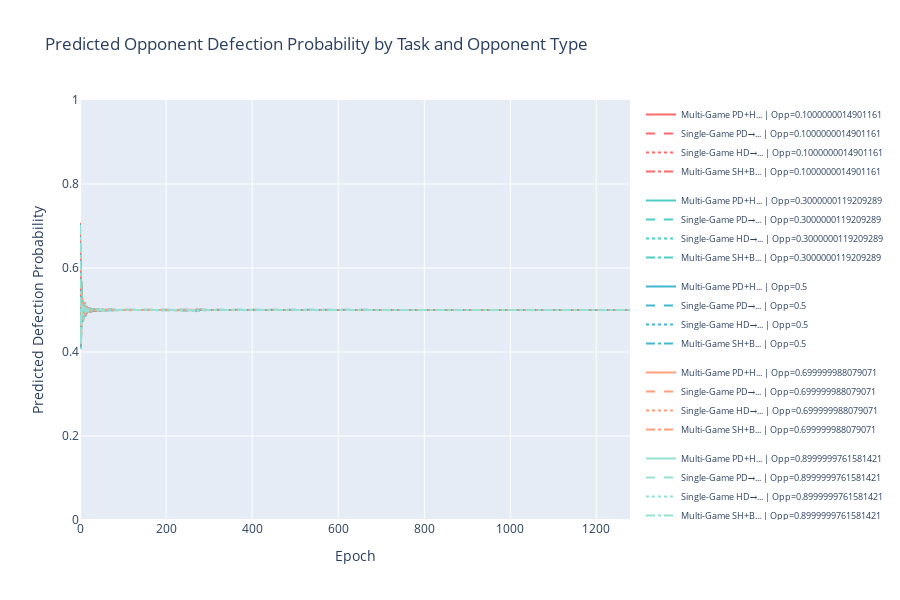

Write notebook code for a chart like this one.
### Markdown cell above
### 3.2 Detailed Opponent Policy Probability Analysis

Break down the predicted cooperation probabilities by task and opponent type to understand prediction patterns.

### Code cell
if 'opponent_policy_prob_defect' in all_training.columns:
    # Find opponent type column
    opp_type_col = None
    for col in all_training.columns:
        if 'opponent' in col.lower() and ('defection' in col.lower() or 'prob' in col.lower()):
            if col not in ['predicted_cooperate_prob', 'predicted_defect_prob', 'opponent_action', 
                          'opponent_policy_logit_defect', 'opponent_policy_logit_cooperate',
                          'opponent_policy_prob_cooperate', 'opponent_policy_prob_defect']:
                opp_type_col = col
                break
    
    if opp_type_col:
        print(f"Using opponent type column: {opp_type_col}")
        print("\n" + "=" * 80)
        print("PREDICTED DEFECTION PROBABILITY BY OPPONENT TYPE")
        print("=" * 80)
        
        # Create figure
        fig = go.Figure()
        
        # Color palette for opponent types
        opponent_types = sorted(all_training[opp_type_col].unique())
        colors = ['#FF6B6B', '#4ECDC4', '#45B7D1', '#FFA07A', '#95E1D3']
        
        # Line styles for tasks
        line_styles = {
            'task0': 'solid',
            'task1': 'dash', 
            'task2': 'dot',
            'task3': 'dashdot'
        }
        
        # Plot for each combination of task and opponent type
        for task_idx, (task_id, config) in enumerate(TASK_CONFIGS.items()):
            task_data = all_training[all_training['task_id'] == task_id].copy()
            
            if len(task_data) > 0 and 'epoch' in task_data.columns:
                for opp_idx, opp_type in enumerate(opponent_types):
                    opp_data = task_data[task_data[opp_type_col] == opp_type]
                    
                    if len(opp_data) > 0:
                        # Group by epoch
                        epoch_stats = opp_data.groupby('epoch')['opponent_policy_prob_defect'].mean().reset_index()
                        
                        # Create trace name
                        trace_name = f"{config['name'][:15]}... | Opp={opp_type}"
                        
                        fig.add_trace(
                            go.Scatter(
                                x=epoch_stats['epoch'],
                                y=epoch_stats['opponent_policy_prob_defect'],
                                mode='lines',
                                name=trace_name,
                                line=dict(
                                    color=colors[opp_idx % len(colors)],
                                    width=2,
                                    dash=line_styles[task_id]
                                ),
                                legendgroup=f'opp_{opp_type}',
                                showlegend=True
                            )
                        )
        
        fig.update_layout(
            title="Predicted Opponent Defection Probability by Task and Opponent Type",
            xaxis_title="Epoch",
            yaxis_title="Predicted Defection Probability",
            height=600,
            hovermode='x unified',
            legend=dict(
                orientation="v",
                yanchor="top",
                y=1,
                xanchor="left",
                x=1.02,
                font=dict(size=9)
            )
        )
        
        fig.update_yaxes(range=[0, 1])
        
        fig.show()
        
        # Print summary statistics
        print("\nPredicted defection probability by opponent type (averaged over all epochs):")
        for task_id, config in TASK_CONFIGS.items():
            task_data = all_training[all_training['task_id'] == task_id]
            if len(task_data) > 0:
                print(f"\n{config['name']}:")
                for opp_type in opponent_types:
                    opp_data = task_data[task_data[opp_type_col] == opp_type]
                    if len(opp_data) > 0:
                        mean_pred = opp_data['opponent_policy_prob_defect'].mean()
                        print(f"  Opponent {opp_type}: {mean_pred:.4f}")
    else:
        print("⚠️  No opponent type column found")
        print("Available opponent columns:", [col for col in all_training.columns if 'opponent' in col.lower()])
else:
    print("⚠️  'opponent_policy_prob_defect' column not found - cannot plot")

### Figure 1 — Plotly figure (JSON) as saved in the notebook; plotly's stock layout.template omitted (floating-point values rounded to 4 significant figures; data arrays with more than 128 entries replaced by an {"elided": "..."} marker saying what was removed)
{"data": [{"legendgroup": "opp_0.1000000014901161", "line": {"color": "#FF6B6B", "dash": "solid", "width": 2}, "mode": "lines", "name": "Multi-Game PD+H... | Opp=0.1000000014901161", "showlegend": true, "type": "scatter", "x": {"elided": "1101 int values"}, "y": {"elided": "1101 float values"}}, {"legendgroup": "opp_0.3000000119209289", "line": {"color": "#4ECDC4", "dash": "solid", "width": 2}, "mode": "lines", "name": "Multi-Game PD+H... | Opp=0.3000000119209289", "showlegend": true, "type": "scatter", "x": {"elided": "1101 int values"}, "y": {"elided": "1101 float values"}}, {"legendgroup": "opp_0.5", "line": {"color": "#45B7D1", "dash": "solid", "width": 2}, "mode": "lines", "name": "Multi-Game PD+H... | Opp=0.5", "showlegend": true, "type": "scatter", "x": {"elided": "1101 int values"}, "y": {"elided": "1101 float values"}}, {"legendgroup": "opp_0.699999988079071", "line": {"color": "#FFA07A", "dash": "solid", "width": 2}, "mode": "lines", "name": "Multi-Game PD+H... | Opp=0.699999988079071", "showlegend": true, "type": "scatter", "x": {"elided": "1101 int values"}, "y": {"elided": "1101 float values"}}, {"legendgroup": "opp_0.8999999761581421", "line": {"color": "#95E1D3", "dash": "solid", "width": 2}, "mode": "lines", "name": "Multi-Game PD+H... | Opp=0.8999999761581421", "showlegend": true, "type": "scatter", "x": {"elided": "1101 int values"}, "y": {"elided": "1101 float values"}}, {"legendgroup": "opp_0.1000000014901161", "line": {"color": "#FF6B6B", "dash": "dash", "width": 2}, "mode": "lines", "name": "Single-Game PD→... | Opp=0.1000000014901161", "showlegend": true, "type": "scatter", "x": {"elided": "1147 int values"}, "y": {"elided": "1147 float values"}}, {"legendgroup": "opp_0.3000000119209289", "line": {"color": "#4ECDC4", "dash": "dash", "width": 2}, "mode": "lines", "name": "Single-Game PD→... | Opp=0.3000000119209289", "showlegend": true, "type": "scatter", "x": {"elided": "1147 int values"}, "y": {"elided": "1147 float values"}}, {"legendgroup": "opp_0.5", "line": {"color": "#45B7D1", "dash": "dash", "width": 2}, "mode": "lines", "name": "Single-Game PD→... | Opp=0.5", "showlegend": true, "type": "scatter", "x": {"elided": "1147 int values"}, "y": {"elided": "1147 float values"}}, {"legendgroup": "opp_0.699999988079071", "line": {"color": "#FFA07A", "dash": "dash", "width": 2}, "mode": "lines", "name": "Single-Game PD→... | Opp=0.699999988079071", "showlegend": true, "type": "scatter", "x": {"elided": "1147 int values"}, "y": {"elided": "1147 float values"}}, {"legendgroup": "opp_0.8999999761581421", "line": {"color": "#95E1D3", "dash": "dash", "width": 2}, "mode": "lines", "name": "Single-Game PD→... | Opp=0.8999999761581421", "showlegend": true, "type": "scatter", "x": {"elided": "1147 int values"}, "y": {"elided": "1147 float values"}}, {"legendgroup": "opp_0.1000000014901161", "line": {"color": "#FF6B6B", "dash": "dot", "width": 2}, "mode": "lines", "name": "Single-Game HD→... | Opp=0.1000000014901161", "showlegend": true, "type": "scatter", "x": {"elided": "1101 int values"}, "y": {"elided": "1101 float values"}}, {"legendgroup": "opp_0.3000000119209289", "line": {"color": "#4ECDC4", "dash": "dot", "width": 2}, "mode": "lines", "name": "Single-Game HD→... | Opp=0.3000000119209289", "showlegend": true, "type": "scatter", "x": {"elided": "1101 int values"}, "y": {"elided": "1101 float values"}}, {"legendgroup": "opp_0.5", "line": {"color": "#45B7D1", "dash": "dot", "width": 2}, "mode": "lines", "name": "Single-Game HD→... | Opp=0.5", "showlegend": true, "type": "scatter", "x": {"elided": "1101 int values"}, "y": {"elided": "1101 float values"}}, {"legendgroup": "opp_0.699999988079071", "line": {"color": "#FFA07A", "dash": "dot", "width": 2}, "mode": "lines", "name": "Single-Game HD→... | Opp=0.699999988079071", "showlegend": true, "type": "scatter", "x": {"elided": "1101 int values"}, "y": {"elided": "1101 float values"}}, {"legendgroup": "opp_0.8999999761581421", "line": {"color": "#95E1D3", "dash": "dot", "width": 2}, "mode": "lines", "name": "Single-Game HD→... | Opp=0.8999999761581421", "showlegend": true, "type": "scatter", "x": {"elided": "1101 int values"}, "y": {"elided": "1101 float values"}}, {"legendgroup": "opp_0.1000000014901161", "line": {"color": "#FF6B6B", "dash": "dashdot", "width": 2}, "mode": "lines", "name": "Multi-Game SH+B... | Opp=0.1000000014901161", "showlegend": true, "type": "scatter", "x": {"elided": "1279 int values"}, "y": {"elided": "1279 float values"}}, {"legendgroup": "opp_0.3000000119209289", "line": {"color": "#4ECDC4", "dash": "dashdot", "width": 2}, "mode": "lines", "name": "Multi-Game SH+B... | Opp=0.3000000119209289", "showlegend": true, "type": "scatter", "x": {"elided": "1279 int values"}, "y": {"elided": "1279 float values"}}, {"legendgroup": "opp_0.5", "line": {"color": "#45B7D1", "dash": "dashdot", "width": 2}, "mode": "lines", "name": "Multi-Game SH+B... | Opp=0.5", "showlegend": true, "type": "scatter", "x": {"elided": "1279 int values"}, "y": {"elided": "1279 float values"}}, {"legendgroup": "opp_0.699999988079071", "line": {"color": "#FFA07A", "dash": "dashdot", "width": 2}, "mode": "lines", "name": "Multi-Game SH+B... | Opp=0.699999988079071", "showlegend": true, "type": "scatter", "x": {"elided": "1279 int values"}, "y": {"elided": "1279 float values"}}, {"legendgroup": "opp_0.8999999761581421", "line": {"color": "#95E1D3", "dash": "dashdot", "width": 2}, "mode": "lines", "name": "Multi-Game SH+B... | Opp=0.8999999761581421", "showlegend": true, "type": "scatter", "x": {"elided": "1279 int values"}, "y": {"elided": "1279 float values"}}], "layout": {"height": 600, "hovermode": "x unified", "legend": {"font": {"size": 9}, "orientation": "v", "x": 1.02, "xanchor": "left", "y": 1, "yanchor": "top"}, "title": {"text": "Predicted Opponent Defection Probability by Task and Opponent Type"}, "xaxis": {"title": {"text": "Epoch"}}, "yaxis": {"range": [0, 1], "title": {"text": "Predicted Defection Probability"}}}}
